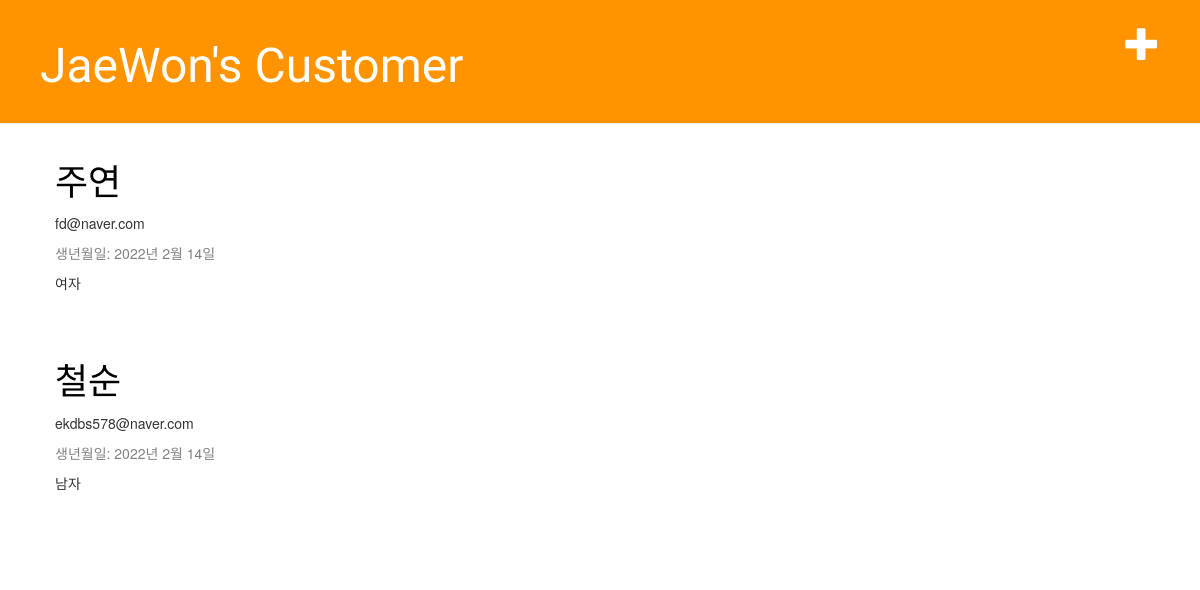
Before: / with the older database file.
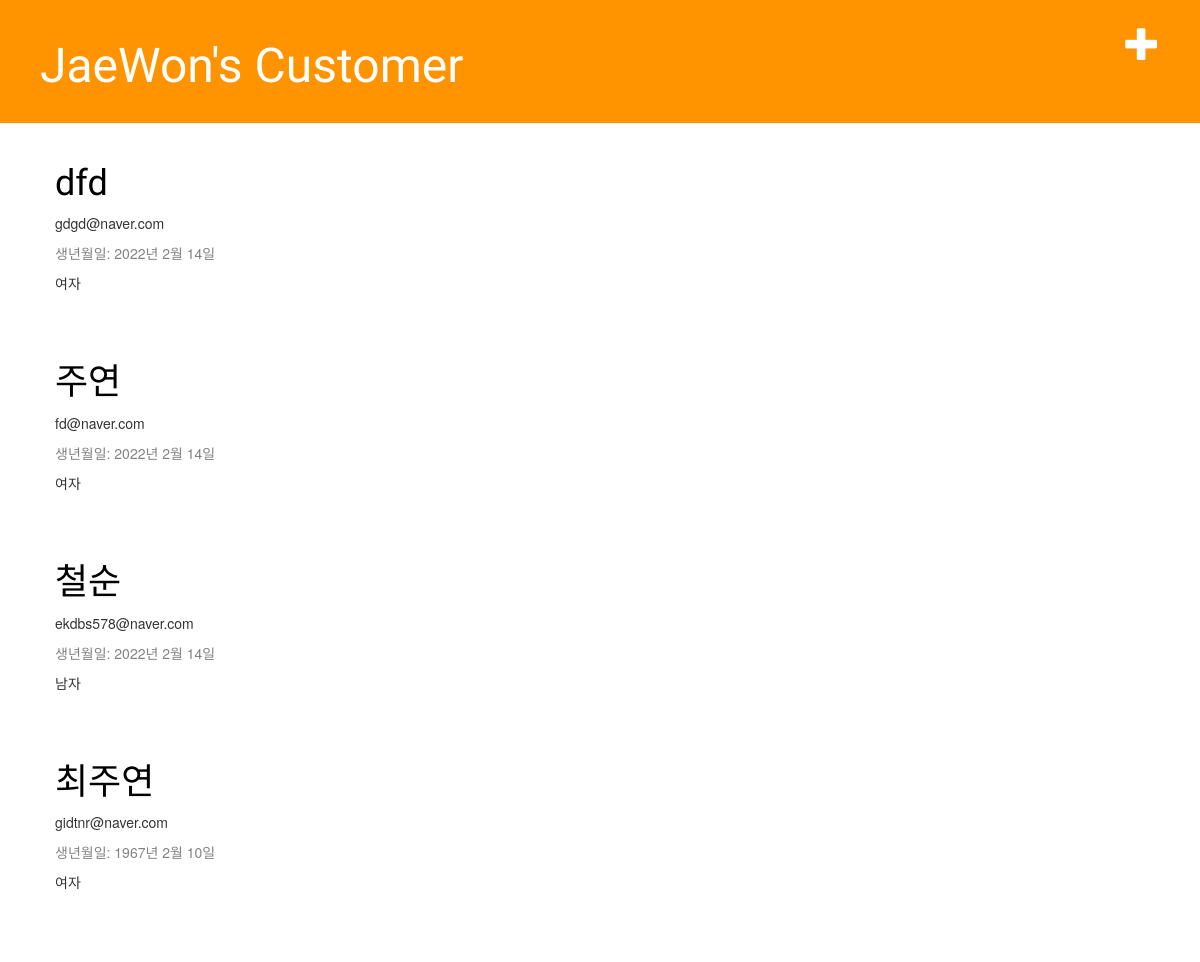
After: the same page with the newer database file.
### customer/models.py (models this page shows, shortened)
class Customer(models.Model):
    name = models.CharField(max_length=100,validators=[min_length_2_validator])
    email = models.EmailField()
    birthdate = models.DateField()
    gender = models.BooleanField(default=True)

### customer/views.py (the view)
# urls.py: path('', views.customer_list, name='customer_list'),
def customer_list(request):
    custs = Customer.objects.order_by('name')
    return render(request, 'customer/customer_list.html',{'customers':custs})

### customer/templates/customer/customer_list.html
{% extends 'customer/base.html' %}
{% block content %}
    {% for cust in customers %}
        <div class="post">
            <h1><a href="{% url 'customer_detail' pk=cust.pk %}">{{ cust.name }}</a></h1>
            <p>{{ cust.email }}</p>
            <div class="date">
                <p>생년월일: {{ cust.birthdate }}</p>
            </div>
            {% if cust.gender is True %}
                <p>남자</p>
            {% else %}
                <p>여자</p>
            {% endif %}
        </div>
    {% empty %}
        <p>고객이 없습니다.</p>
    {% endfor %}
{% endblock %}

### customer/templates/customer/base.html (shortened to what this page needs)
<!DOCTYPE html>
{% load static %}
<html lang="ko">
<head>
    <link rel="stylesheet" href="https://maxcdn.bootstrapcdn.com/bootstrap/3.3.2/css/bootstrap.min.css">
    <link rel="stylesheet" href="https://maxcdn.bootstrapcdn.com/bootstrap/3.3.2/css/bootstrap-theme.min.css">
    <link rel="stylesheet" href="{% static 'css/customer.css' %}">
</head>
<body>
<div class="page-header">
    <a href="{% url 'customer_new' %}" class="top-menu">
        <span class="glyphicon glyphicon-plus"></span></a>
    <h1><a href="{% url 'customer_list' %}">JaeWon's Customer</a></h1>
</div>
<div class="content container">
    <div class="row">
        <div class="col-md-8">
            {% block content %}
            {% endblock %}
        </div>
    </div>
</div>
</body>
</html>

### customer/static/css/customer.css (style rules this page uses)
.page-header { background-color: #ff9400; margin-top: 0; padding: 20px 20px 20px 40px; }
.page-header h1, .page-header h1 a, .page-header h1 a:visited, .page-header h1 a:active { color: #ffffff; font-size: 36pt; text-decoration: none; }
.content { margin-left: 40px; }
h1, h2, h3, h4 { font-family: 'Lobster', cursive; }
.date { color: #828282; }
.top-menu, .top-menu:hover, .top-menu:visited { color: #ffffff; float: right; font-size: 26pt; margin-right: 20px; }
.post { margin-bottom: 70px; }
.post h1 a, .post h1 a:visited { color: #000000; }

Changed rows visible on the page:
added Customer: name "dfd", email "gdgd@naver.com", birthdate "2022년 2월 14일", gender "여자"
added Customer: name "최주연", email "gidtnr@naver.com", birthdate "1967년 2월 10일", gender "여자"
